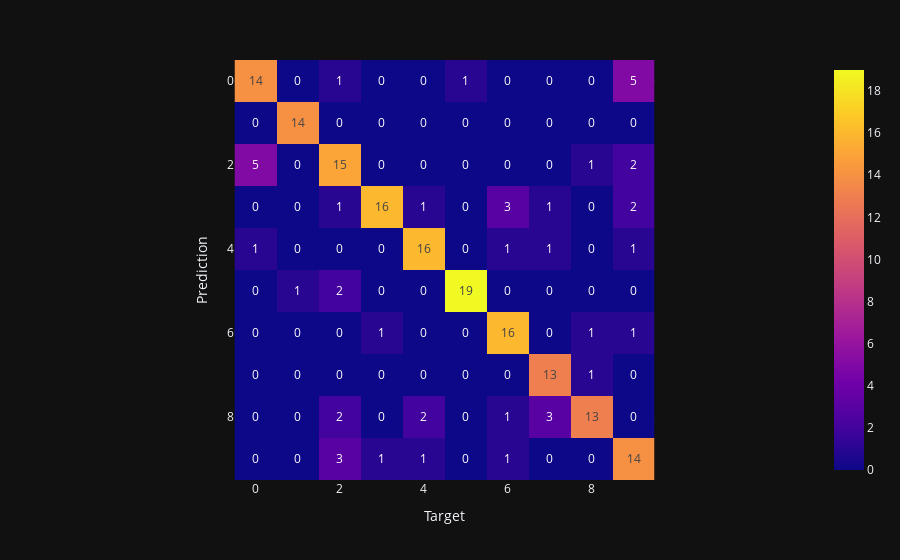

Notebook cell for this chart:
### Code cell
bagging_y_test = bagging_model.predict(X_test)

@score_for('Bagging', 'test')
@time_for('Bagging', 'test')
def test_bagging():
    return f1_score(bagging_y_test, y_test, average='macro')

print(
    "F1-мера для тестовых данных с помощью "
    "BaggingClassifier:", test_bagging(),
)
draw_conf_matrix(y_test, bagging_y_test)

### Figure 1 — Plotly figure (JSON) as saved in the notebook; plotly's stock layout.template omitted (floating-point values rounded to 4 significant figures)
{"data": [{"coloraxis": "coloraxis", "name": "0", "texttemplate": "%{z}", "z": [[14, 0, 1, 0, 0, 1, 0, 0, 0, 5], [0, 14, 0, 0, 0, 0, 0, 0, 0, 0], [5, 0, 15, 0, 0, 0, 0, 0, 1, 2], [0, 0, 1, 16, 1, 0, 3, 1, 0, 2], [1, 0, 0, 0, 16, 0, 1, 1, 0, 1], [0, 1, 2, 0, 0, 19, 0, 0, 0, 0], [0, 0, 0, 1, 0, 0, 16, 0, 1, 1], [0, 0, 0, 0, 0, 0, 0, 13, 1, 0], [0, 0, 2, 0, 2, 0, 1, 3, 13, 0], [0, 0, 3, 1, 1, 0, 1, 0, 0, 14]], "type": "heatmap", "xaxis": "x", "yaxis": "y", "hovertemplate": "x: %{x}<br>y: %{y}<br>color: %{z}<extra></extra>"}], "layout": {"xaxis": {"anchor": "y", "domain": [0.0, 1.0], "scaleanchor": "y", "constrain": "domain", "title": {"text": "Target"}}, "yaxis": {"anchor": "x", "domain": [0.0, 1.0], "autorange": "reversed", "constrain": "domain", "title": {"text": "Prediction"}}, "coloraxis": {"colorscale": [[0.0, "#0d0887"], [0.1111, "#46039f"], [0.2222, "#7201a8"], [0.3333, "#9c179e"], [0.4444, "#bd3786"], [0.5556, "#d8576b"], [0.6667, "#ed7953"], [0.7778, "#fb9f3a"], [0.8889, "#fdca26"], [1.0, "#f0f921"]]}, "margin": {"t": 60}}}
